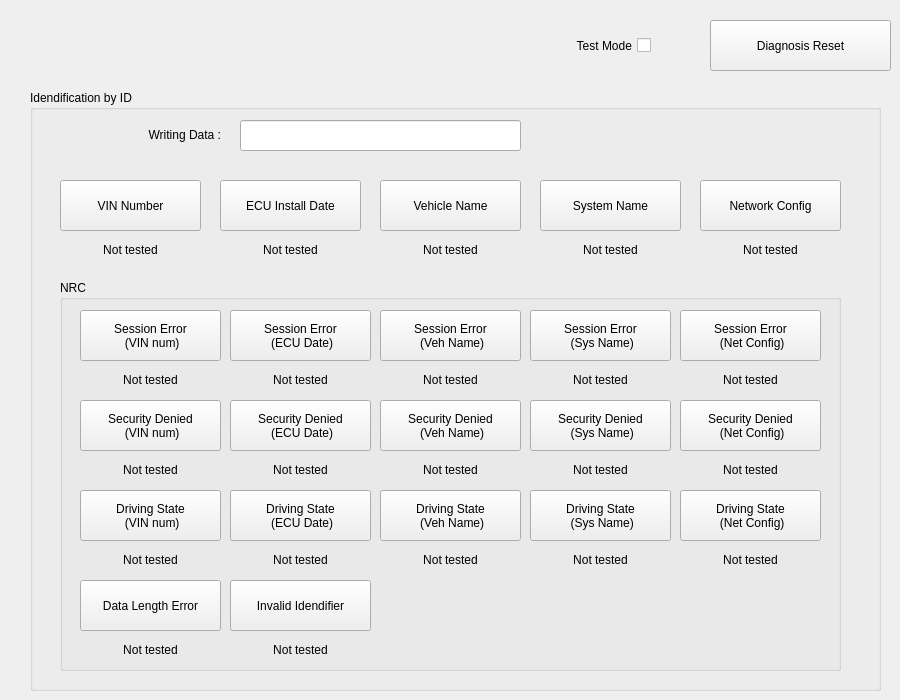
    <widget class="QWidget" name="diagnosis_write">
     <attribute name="title">
      <string>Diagnosis - Write</string>
     </attribute>
     <widget class="QPushButton" name="btn_diag_reset_write">
      <property name="geometry">
       <rect>
        <x>710</x>
        <y>20</y>
        <width>181</width>
        <height>51</height>
       </rect>
      </property>
      <property name="text">
       <string>Diagnosis Reset</string>
      </property>
     </widget>
     <widget class="QCheckBox" name="chkbox_diag_test_mode_write">
      <property name="geometry">
       <rect>
        <x>510</x>
        <y>30</y>
        <width>141</width>
        <height>31</height>
       </rect>
      </property>
      <property name="layoutDirection">
       <enum>Qt::RightToLeft</enum>
      </property>
      <property name="text">
       <string>Test Mode</string>
      </property>
     </widget>
     <widget class="QGroupBox" name="wrtie_box">
      <property name="geometry">
       <rect>
        <x>30</x>
        <y>90</y>
        <width>851</width>
        <height>601</height>
       </rect>
      </property>
      <property name="title">
       <string>Idendification by ID</string>
      </property>
      <widget class="QGroupBox" name="wrtie_nrc_box">
       <property name="geometry">
        <rect>
         <x>30</x>
         <y>190</y>
         <width>781</width>
         <height>391</height>
        </rect>
       </property>
       <property name="title">
        <string>NRC</string>
       </property>
       <widget class="QPushButton" name="btn_write_nrc_7f_vin">
        <property name="geometry">
         <rect>
          <x>20</x>
          <y>30</y>
          <width>141</width>
          <height>51</height>
         </rect>
        </property>
        <property name="text">
         <string>Session Error 
 (VIN num)</string>
        </property>
       </widget>
       <widget class="QLabel" name="label_write_nrc_7f_vin">
        <property name="geometry">
         <rect>
          <x>20</x>
          <y>90</y>
          <width>141</width>
          <height>20</height>
         </rect>
        </property>
        <property name="text">
         <string>Not tested</string>
        </property>
        <property name="alignment">
         <set>Qt::AlignCenter</set>
        </property>
       </widget>
       <widget class="QPushButton" name="btn_write_nrc_7f_install_date">
        <property name="geometry">
         <rect>
          <x>170</x>
          <y>30</y>
          <width>141</width>
          <height>51</height>
         </rect>
        </property>
        <property name="text">
         <string>Session Error 
 (ECU Date)</string>
        </property>
       </widget>
       <widget class="QLabel" name="label_write_nrc_7f_install_date">
        <property name="geometry">
         <rect>
          <x>170</x>
          <y>90</y>
          <width>141</width>
          <height>20</height>
         </rect>
        </property>
        <property name="text">
         <string>Not tested</string>
        </property>
        <property name="alignment">
         <set>Qt::AlignCenter</set>
        </property>
       </widget>
       <widget class="QPushButton" name="btn_write_nrc_7f_veh_name">
        <property name="geometry">
         <rect>
          <x>320</x>
          <y>30</y>
          <width>141</width>
          <height>51</height>
         </rect>
        </property>
        <property name="text">
         <string>Session Error 
 (Veh Name)</string>
        </property>
       </widget>
       <widget class="QLabel" name="label_write_nrc_7f_veh_name">
        <property name="geometry">
         <rect>
          <x>320</x>
          <y>90</y>
          <width>141</width>
          <height>20</height>
         </rect>
        </property>
        <property name="text">
         <string>Not tested</string>
        </property>
        <property name="alignment">
         <set>Qt::AlignCenter</set>
        </property>
       </widget>
       <widget class="QLabel" name="label_write_nrc_7f_sys_name">
        <property name="geometry">
         <rect>
          <x>470</x>
          <y>90</y>
          <width>141</width>
          <height>20</height>
         </rect>
        </property>
        <property name="text">
         <string>Not tested</string>
        </property>
        <property name="alignment">
         <set>Qt::AlignCenter</set>
        </property>
       </widget>
       <widget class="QPushButton" name="btn_write_nrc_7f_sys_name">
        <property name="geometry">
         <rect>
          <x>470</x>
          <y>30</y>
          <width>141</width>
          <height>51</height>
         </rect>
        </property>
        <property name="text">
         <string>Session Error 
 (Sys Name)</string>
        </property>
       </widget>
       <widget class="QPushButton" name="btn_write_nrc_7f_net_config">
        <property name="geometry">
         <rect>
          <x>620</x>
          <y>30</y>
          <width>141</width>
          <height>51</height>
         </rect>
        </property>
        <property name="text">
         <string>Session Error 
 (Net Config)</string>
        </property>
       </widget>
       <widget class="QLabel" name="label_write_nrc_7f_net_config">
        <property name="geometry">
         <rect>
          <x>620</x>
          <y>90</y>
          <width>141</width>
          <height>20</height>
         </rect>
        </property>
        <property name="text">
         <string>Not tested</string>
        </property>
        <property name="alignment">
         <set>Qt::AlignCenter</set>
        </property>
       </widget>
       <widget class="QLabel" name="label_write_nrc_22_vin">
        <property name="geometry">
         <rect>
          <x>20</x>
          <y>270</y>
          <width>141</width>
          <height>20</height>
         </rect>
        </property>
        <property name="text">
         <string>Not tested</string>
        </property>
        <property name="alignment">
         <set>Qt::AlignCenter</set>
        </property>
       </widget>
       <widget class="QPushButton" name="btn_write_nrc_22_vin">
        <property name="geometry">
         <rect>
          <x>20</x>
          <y>210</y>
          <width>141</width>
          <height>51</height>
         </rect>
        </property>
        <property name="text">
         <string>Driving State 
 (VIN num)</string>
        </property>
       </widget>
       <widget class="QPushButton" name="btn_write_nrc_33_vin">
        <property name="geometry">
         <rect>
          <x>20</x>
          <y>120</y>
          <width>141</width>
          <height>51</height>
         </rect>
        </property>
        <property name="text">
         <string>Security Denied 
 (VIN num)</string>
        </property>
       </widget>
       <widget class="QLabel" name="label_write_nrc_33_vin">
        <property name="geometry">
         <rect>
          <x>20</x>
          <y>180</y>
          <width>141</width>
          <height>20</height>
         </rect>
        </property>
        <property name="text">
         <string>Not tested</string>
        </property>
        <property name="alignment">
         <set>Qt::AlignCenter</set>
        </property>
       </widget>
       <widget class="QPushButton" name="btn_write_nrc_22_install_date">
        <property name="geometry">
         <rect>
          <x>170</x>
          <y>210</y>
          <width>141</width>
          <height>51</height>
         </rect>
        </property>
        <property name="text">
         <string>Driving State 
 (ECU Date)</string>
        </property>
       </widget>
       <widget class="QLabel" name="label_write_nrc_22_install_date">
        <property name="geometry">
         <rect>
          <x>170</x>
          <y>270</y>
          <width>141</width>
          <height>20</height>
         </rect>
        </property>
        <property name="text">
         <string>Not tested</string>
        </property>
        <property name="alignment">
         <set>Qt::AlignCenter</set>
        </property>
       </widget>
       <widget class="QPushButton" name="btn_write_nrc_33_install_date">
        <property name="geometry">
         <rect>
          <x>170</x>
          <y>120</y>
          <width>141</width>
          <height>51</height>
         </rect>
        </property>
        <property name="text">
         <string>Security Denied 
 (ECU Date)</string>
        </property>
       </widget>
       <widget class="QLabel" name="label_write_nrc_33_install_date">
        <property name="geometry">
         <rect>
          <x>170</x>
          <y>180</y>
          <width>141</width>
          <height>20</height>
         </rect>
        </property>
        <property name="text">
         <string>Not tested</string>
        </property>
        <property name="alignment">
         <set>Qt::AlignCenter</set>
        </property>
       </widget>
       <widget class="QLabel" name="label_write_nrc_22_veh_name">
        <property name="geometry">
         <rect>
          <x>320</x>
          <y>270</y>
          <width>141</width>
          <height>20</height>
         </rect>
        </property>
        <property name="text">
         <string>Not tested</string>
        </property>
        <property name="alignment">
         <set>Qt::AlignCenter</set>
        </property>
       </widget>
       <widget class="QPushButton" name="btn_write_nrc_22_veh_name">
        <property name="geometry">
         <rect>
          <x>320</x>
          <y>210</y>
          <width>141</width>
          <height>51</height>
         </rect>
        </property>
        <property name="text">
         <string>Driving State 
 (Veh Name)</string>
        </property>
       </widget>
       <widget class="QPushButton" name="btn_write_nrc_33_veh_name">
        <property name="geometry">
         <rect>
          <x>320</x>
          <y>120</y>
          <width>141</width>
          <height>51</height>
         </rect>
        </property>
        <property name="text">
         <string>Security Denied 
 (Veh Name)</string>
        </property>
       </widget>
       <widget class="QLabel" name="label_write_nrc_33_veh_name">
        <property name="geometry">
         <rect>
          <x>320</x>
          <y>180</y>
          <width>141</width>
          <height>20</height>
         </rect>
        </property>
        <property name="text">
         <string>Not tested</string>
        </property>
        <property name="alignment">
         <set>Qt::AlignCenter</set>
        </property>
       </widget>
       <widget class="QLabel" name="label_write_nrc_22_sys_name">
        <property name="geometry">
         <rect>
          <x>470</x>
          <y>270</y>
          <width>141</width>
          <height>20</height>
         </rect>
        </property>
        <property name="text">
         <string>Not tested</string>
        </property>
        <property name="alignment">
         <set>Qt::AlignCenter</set>
        </property>
       </widget>
       <widget class="QPushButton" name="btn_write_nrc_22_sys_name">
        <property name="geometry">
         <rect>
          <x>470</x>
          <y>210</y>
          <width>141</width>
          <height>51</height>
         </rect>
        </property>
        <property name="text">
         <string>Driving State 
 (Sys Name)</string>
        </property>
       </widget>
       <widget class="QPushButton" name="btn_write_nrc_33_sys_name">
        <property name="geometry">
         <rect>
          <x>470</x>
          <y>120</y>
          <width>141</width>
          <height>51</height>
         </rect>
        </property>
        <property name="text">
         <string>Security Denied 
 (Sys Name)</string>
        </property>
       </widget>
       <widget class="QLabel" name="label_write_nrc_33_sys_name">
        <property name="geometry">
         <rect>
          <x>470</x>
          <y>180</y>
          <width>141</width>
          <height>20</height>
         </rect>
        </property>
        <property name="text">
         <string>Not tested</string>
        </property>
        <property name="alignment">
         <set>Qt::AlignCenter</set>
        </property>
       </widget>
       <widget class="QLabel" name="label_write_nrc_22_net_config">
        <property name="geometry">
         <rect>
          <x>620</x>
          <y>270</y>
          <width>141</width>
          <height>20</height>
         </rect>
        </property>
        <property name="text">
         <string>Not tested</string>
        </property>
        <property name="alignment">
         <set>Qt::AlignCenter</set>
        </property>
       </widget>
       <widget class="QPushButton" name="btn_write_nrc_22_net_config">
        <property name="geometry">
         <rect>
          <x>620</x>
          <y>210</y>
          <width>141</width>
          <height>51</height>
         </rect>
        </property>
        <property name="text">
         <string>Driving State 
 (Net Config)</string>
        </property>
       </widget>
       <widget class="QPushButton" name="btn_write_nrc_33_net_config">
        <property name="geometry">
         <rect>
          <x>620</x>
          <y>120</y>
          <width>141</width>
          <height>51</height>
         </rect>
        </property>
        <property name="text">
         <string>Security Denied 
 (Net Config)</string>
        </property>
       </widget>
       <widget class="QLabel" name="label_write_nrc_33_net_config">
        <property name="geometry">
         <rect>
          <x>620</x>
          <y>180</y>
          <width>141</width>
          <height>20</height>
         </rect>
        </property>
        <property name="text">
         <string>Not tested</string>
        </property>
        <property name="alignment">
         <set>Qt::AlignCenter</set>
        </property>
       </widget>
       <widget class="QPushButton" name="btn_write_nrc_13">
        <property name="geometry">
         <rect>
          <x>20</x>
          <y>300</y>
          <width>141</width>
          <height>51</height>
         </rect>
        </property>
        <property name="text">
         <string>Data Length Error</string>
        </property>
       </widget>
       <widget class="QLabel" name="label_write_nrc_13">
        <property name="geometry">
         <rect>
          <x>20</x>
          <y>360</y>
          <width>141</width>
          <height>20</height>
         </rect>
        </property>
        <property name="text">
         <string>Not tested</string>
        </property>
        <property name="alignment">
         <set>Qt::AlignCenter</set>
        </property>
       </widget>
       <widget class="QLabel" name="label_write_nrc_31">
        <property name="geometry">
         <rect>
          <x>170</x>
          <y>360</y>
          <width>141</width>
          <height>20</height>
         </rect>
        </property>
        <property name="text">
         <string>Not tested</string>
        </property>
        <property name="alignment">
         <set>Qt::AlignCenter</set>
        </property>
       </widget>
       <widget class="QPushButton" name="btn_write_nrc_31">
        <property name="geometry">
         <rect>
          <x>170</x>
          <y>300</y>
          <width>141</width>
          <height>51</height>
         </rect>
        </property>
        <property name="text">
         <string>Invalid Idendifier</string>
        </property>
       </widget>
      </widget>
      <widget class="QPushButton" name="btn_write_vin">
       <property name="geometry">
        <rect>
         <x>30</x>
         <y>90</y>
         <width>141</width>
         <height>51</height>
        </rect>
       </property>
       <property name="text">
        <string>VIN Number</string>
       </property>
      </widget>
      <widget class="QLabel" name="label_write_vin">
       <property name="geometry">
        <rect>
         <x>30</x>
         <y>150</y>
         <width>141</width>
         <height>20</height>
        </rect>
       </property>
       <property name="text">
        <string>Not tested</string>
       </property>
       <property name="alignment">
        <set>Qt::AlignCenter</set>
       </property>
      </widget>
      <widget class="QLabel" name="label_write_install_date">
       <property name="geometry">
        <rect>
         <x>190</x>
         <y>150</y>
         <width>141</width>
         <height>20</height>
        </rect>
       </property>
       <property name="text">
        <string>Not tested</string>
       </property>
       <property name="alignment">
        <set>Qt::AlignCenter</set>
       </property>
      </widget>
      <widget class="QPushButton" name="btn_write_install_date">
       <property name="geometry">
        <rect>
         <x>190</x>
         <y>90</y>
         <width>141</width>
         <height>51</height>
        </rect>
       </property>
       <property name="text">
        <string>ECU Install Date</string>
       </property>
      </widget>
      <widget class="QPushButton" name="btn_write_sys_name">
       <property name="geometry">
        <rect>
         <x>510</x>
         <y>90</y>
         <width>141</width>
         <height>51</height>
        </rect>
       </property>
       <property name="text">
        <string>System Name</string>
       </property>
      </widget>
      <widget class="QPushButton" name="btn_write_veh_name">
       <property name="geometry">
        <rect>
         <x>350</x>
         <y>90</y>
         <width>141</width>
         <height>51</height>
        </rect>
       </property>
       <property name="text">
        <string>Vehicle Name</string>
       </property>
      </widget>
      <widget class="QLabel" name="label_write_sys_name">
       <property name="geometry">
        <rect>
         <x>510</x>
         <y>150</y>
         <width>141</width>
         <height>20</height>
        </rect>
       </property>
       <property name="text">
        <string>Not tested</string>
       </property>
       <property name="alignment">
        <set>Qt::AlignCenter</set>
       </property>
      </widget>
      <widget class="QLabel" name="label_write_veh_name">
       <property name="geometry">
        <rect>
         <x>350</x>
         <y>150</y>
         <width>141</width>
         <height>20</height>
        </rect>
       </property>
       <property name="text">
        <string>Not tested</string>
       </property>
       <property name="alignment">
        <set>Qt::AlignCenter</set>
       </property>
      </widget>
      <widget class="QLabel" name="label_write_net_config">
       <property name="geometry">
        <rect>
         <x>670</x>
         <y>150</y>
         <width>141</width>
         <height>20</height>
        </rect>
       </property>
       <property name="text">
        <string>Not tested</string>
       </property>
       <property name="alignment">
        <set>Qt::AlignCenter</set>
       </property>
      </widget>
      <widget class="QPushButton" name="btn_write_net_config">
       <property name="geometry">
        <rect>
         <x>670</x>
         <y>90</y>
         <width>141</width>
         <height>51</height>
        </rect>
       </property>
       <property name="text">
        <string>Network Config</string>
       </property>
      </widget>
      <widget class="QLineEdit" name="lineEdit_write_data">
       <property name="geometry">
        <rect>
         <x>210</x>
         <y>30</y>
         <width>281</width>
         <height>31</height>
        </rect>
       </property>
       <property name="text">
        <string/>
       </property>
      </widget>
      <widget class="QLabel" name="label_write">
       <property name="geometry">
        <rect>
         <x>0</x>
         <y>29</y>
         <width>191</width>
         <height>31</height>
        </rect>
       </property>
       <property name="layoutDirection">
        <enum>Qt::LeftToRight</enum>
       </property>
       <property name="text">
        <string>Writing Data :</string>
       </property>
       <property name="alignment">
        <set>Qt::AlignRight|Qt::AlignTrailing|Qt::AlignVCenter</set>
       </property>
      </widget>
     </widget>
    </widget>
